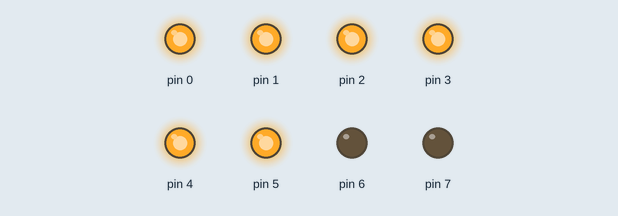
Simulated run of this sketch. Board: Arduino Uno, built with avr-gcc and run on an emulated ATmega328P. Parts: output pins drawn as LEDs (lit = HIGH).

Above: at 0.1 s.
At 3.1 s:
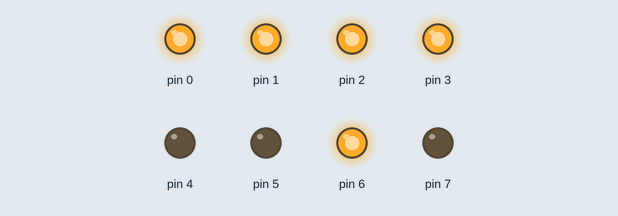
At 7.1 s:
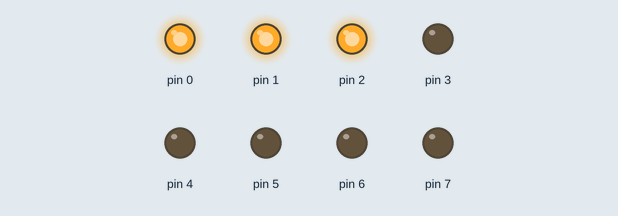
At 14.1 s:
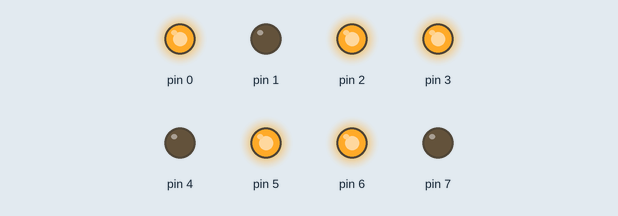
At 21.1 s:
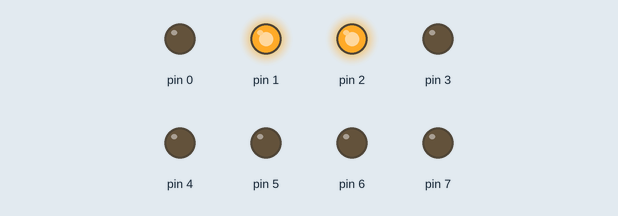
At 29.1 s:
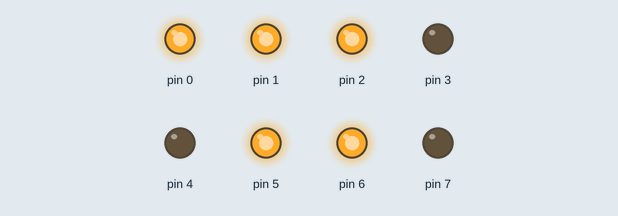
Timing chart, 0 to 40.0 s (numbered marks = the images above):
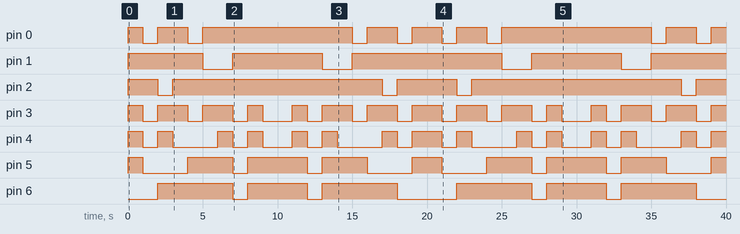

Measured:
- by itself, pin 0: LOW → HIGH at 0.00 s, → LOW 1.0 s later, → HIGH 1.0 s later, → LOW 2.0 s later, … (17 changes in this stretch)
- by itself, pin 1: LOW → HIGH at 0.00 s, → LOW 5.0 s later, → HIGH 2.0 s later, → LOW 6.0 s later, … (9 changes in this stretch)
- by itself, pin 2: LOW → HIGH at 0.00 s, → LOW 2.0 s later, → HIGH 1.0 s later, → LOW 14.0 s later, … (9 changes in this stretch)
- by itself, pin 3: LOW → HIGH at 0.00 s, → LOW 1.0 s later, → HIGH 1.0 s later, → LOW 2.0 s later, … (29 changes in this stretch)
- by itself, pin 4: LOW → HIGH at 0.00 s, → LOW 1.0 s later, → HIGH 1.0 s later, → LOW 1.0 s later, … (29 changes in this stretch)
- by itself, pin 5: LOW → HIGH at 0.00 s, → LOW 1.0 s later, → HIGH 3.0 s later, → LOW 3.0 s later, … (17 changes in this stretch)
- by itself, pin 6: LOW → HIGH at 2.0 s, → LOW 5.0 s later, → HIGH 1.0 s later, → LOW 4.0 s later, … (12 changes in this stretch)

The sketch:

zerotonine-7segment.ino
```cpp
void setup()
{
  for (int i = 0; i <= 7; i++)
  {
    pinMode(i, OUTPUT);
    digitalWrite(i, LOW);
  }
}

int data[10][8] =
{
  {1, 1, 1, 1, 1, 1, 0, 0},
  {0, 1, 1, 0, 0, 0, 0, 0},
  {1, 1, 0, 1, 1, 0, 1, 0},
  {1, 1, 1, 1, 0, 0, 1, 0},
  {0, 1, 1, 0, 0, 1, 1, 0},
  {1, 0, 1, 1, 0, 1, 1, 0},
  {1, 0, 1, 1, 1, 1, 1, 0},
  {1, 1, 1, 0, 0, 0, 0, 0},
  {1, 1, 1, 1, 1, 1, 1, 0},
  {1, 1, 1, 0, 0, 1, 1, 0}

};
int num;
void loop()
{
  for (num = 0; num <= 9; num++)
  {
    for (int i = 0; i <= 7; i++)
    {
      digitalWrite(i, data[num][i]);
    }
    delay(1000);
  }
  if (num == 10)
  {
    for (int num = 9; num >= 0; num--)
    {
      for (int i = 0; i <= 7; i++)
      {
        digitalWrite(i, data[num][i]);
      }
      delay(1000);
    }
  }
}
```
